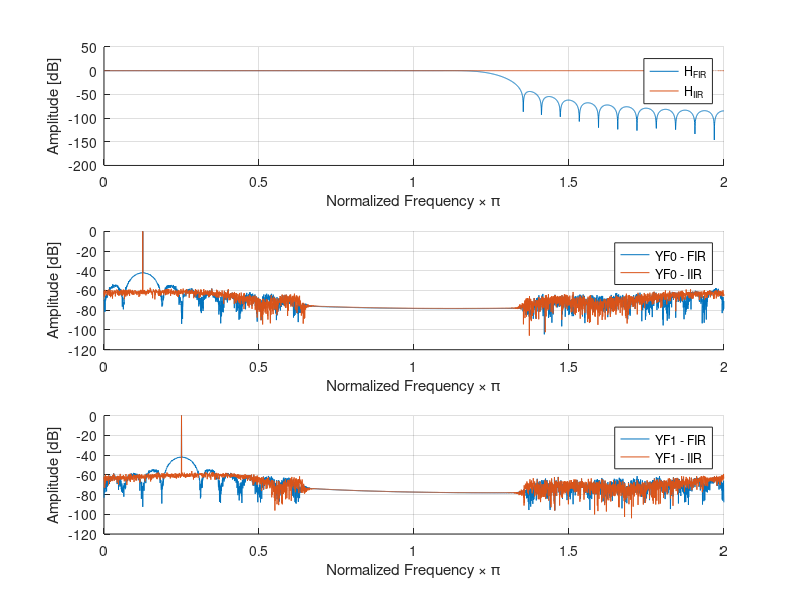

The MATLAB script that drew this image: (Note: this script raises an error after producing the figure.)
%% TARGET
% Generate and analyze the frequency responses of the FIR and IIR filters
% whose parameters are given as follows. Next, FIR and IIR filters have to
% be used to filter 2 different signals that have to be analyzed in the
% frequency domain.
% 
% The parameters are:
%
% * x0[n] = exp(j 2 \pi F0 Ts n} + w0[n]
% * x1[n] = exp(j 2 \pi F1 Ts n} + w1[n]
% * F0 =  1 [kHz]
% * F1 =  2 [kHz]
% * Fs = 16 [kHz];
% 
% *Suggestions*
% 
% FIR coefficients
%   fir_ord = 64; Wn = 5e3 / 8e3;
%   [fir_num] = fir1(fir_ord, Wn, hann(fir_ord+1));
% 
% IIR coefficients
%   iir_ord = 12; Rp = 0.01; Wn = 5e3 / 8e3;
%   [iir_num, iir_den] = cheby1(iir_ord,Rp,Wn);
%
% Filtering
%   y = filter(num,den,x);
%     * x   - input signal
%     * y   - output signal
%     * num - numerator   coefficients
%     * den - denominator coefficients
%

%% Clear
clc;            % Clear the text from the Command Window
clear;          % Remove all variables from the current workspace
close all;      % Close all figures


%% Parameters
F0 =  1e3;
F1 =  2e3;
Fs = 16e3;
Ts = 1/Fs;

%% Exercise
len = 2^12;
n = 0:len-1;

% Signals
w0 = 1e-2 * complex(randn(1,len), randn(1,len));
w1 = 1e-2 * complex(randn(1,len), randn(1,len));
x0 = exp(1i * 2 * pi * F0 * Ts * n) + w0;
x1 = exp(1i * 2 * pi * F1 * Ts * n) + w1;

% FIR Filter
fir_ord = 64; Wn = 5e3 / 8e3;
[fir_num] = fir1(fir_ord, Wn, hann(fir_ord+1));

% IIR Filter
iir_ord = 12; Rp = 0.01; Wn = 5e3 / 8e3;
[iir_num, iir_den] = cheby1(iir_ord,Rp,Wn);

% Filtering
y0_fir = filter(fir_num,1,x0);
y1_fir = filter(fir_num,1,x1);
y0_iir = filter(iir_num,iir_den,x0);
y1_iir = filter(iir_num,iir_den,x1);

%% Plot
% Using 'freqz'
nFFT = 2^12; % Number of points of the fft
HFfir = freqz(fir_num, 1, nFFT);
HFiir = freqz(iir_num, iir_num, nFFT);
Yf0_fir = freqz(y0_fir, 1, nFFT);
Yf1_fir = freqz(y1_fir, 1, nFFT);
Yf0_iir = freqz(y0_iir, 1, nFFT);
[Yf1_iir, w] = freqz(y1_iir, 1, nFFT);

% Frequency normalization
w = w/pi;

% Mag to dB
HFfir  = mag2db(abs(HFfir));
HFiir  = mag2db(abs(HFiir));
Yf0_fir = mag2db(abs(Yf0_fir)/nFFT);
Yf0_iir = mag2db(abs(Yf0_iir)/nFFT);
Yf1_fir = mag2db(abs(Yf1_fir)/nFFT);
Yf1_iir = mag2db(abs(Yf1_iir)/nFFT);

figure;
subplot(3,1,1)
  hold on
  plot(w, HFfir)
  plot(w, HFiir)
  hold off
  grid on
  legend('H_{FIR}','H_{IIR}')
  xlabel('Normalized Frequency \times \pi')
  ylabel('Amplitude [dB]')
subplot(3,1,2)
  hold on
  plot(w, Yf0_fir)
  plot(w, Yf0_iir)
  hold off
  grid on
  legend('YF0 - FIR','YF0 - IIR')
  xlabel('Normalized Frequency \times \pi')
  ylabel('Amplitude [dB]')
subplot(3,1,3)
  hold on
  plot(w, Yf1_fir)
  plot(w, Yf1_iir)
  hold off
  grid on
  legend('YF1 - FIR','YF1 - IIR')
  xlabel('Normalized Frequency \times \pi')
  ylabel('Amplitude [dB]')

% Using 'fvtool'
hfvt0 = fvtool(fir_num, 1, iir_num, iir_den, ...
               'Fs', Fs, 'NumberOfPoints', nFFT);
legend(hfvt0, 'FIR','IIR')


hfvt1 = fvtool(y0_fir, 1, y0_iir, 1, ...
               'Fs', Fs, 'NumberOfPoints', nFFT);
legend(hfvt1, 'y0 - FIR','y0 - IIR')


hfvt2 = fvtool(y1_fir, 1, y1_iir, 1, ...
               'Fs', Fs, 'NumberOfPoints', nFFT);
legend(hfvt2, 'y1 - FIR','y1 - IIR')

